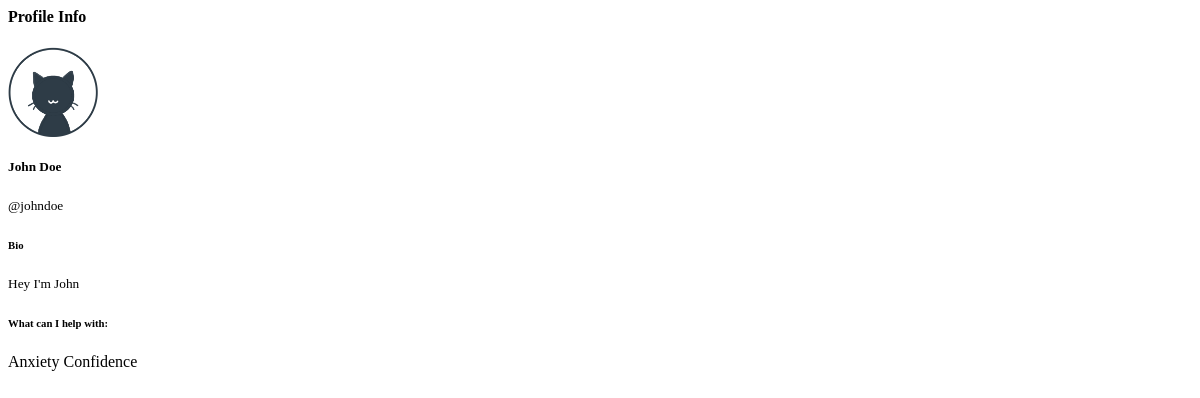
Before: /mentor-profile-info/ (signed in) with the older database file.
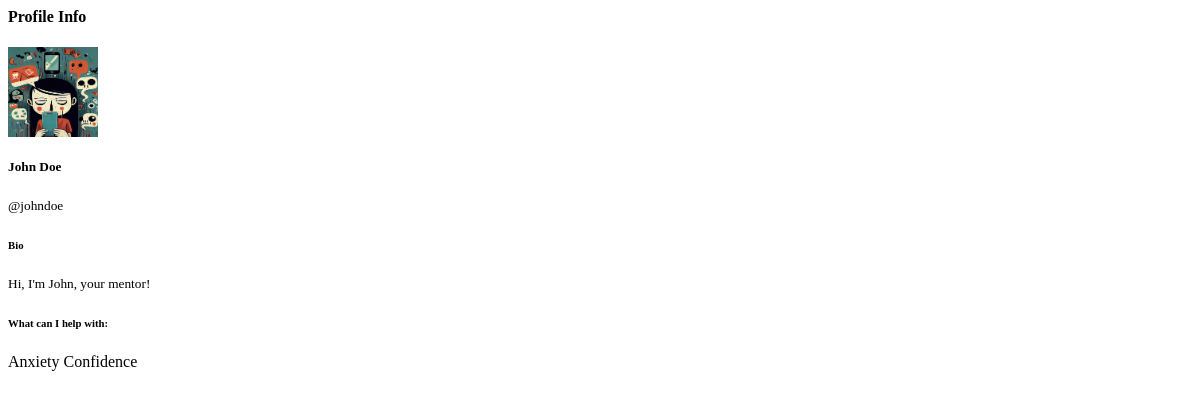
After: the same page with the newer database file.
### users/models.py (models this page shows, shortened)
class AppUser(AbstractUser):
    class Roles(models.TextChoices):
        USER = ('user', 'Regular')
        MENTOR = ('mentor', 'Mentor')
        MANAGER = ('manager', 'Manager')
        ADMIN = ('admin', 'Admin')
    role = models.CharField(max_length=50, choices=Roles.choices, default=Roles.USER)
    email_verified = models.BooleanField(default=False)
    created = models.DateTimeField(auto_now_add=True)
    updated = models.DateTimeField(auto_now=True)
    id = models.UUIDField(default=uuid4, unique=True, editable=False, primary_key=True)
    class Meta:
        ordering = ['-created']
        indexes = [
            models.Index(fields=['role'], name='appuser_role_idx'),
            models.Index(fields=['created'], name='appuser_created_idx'),
        ]
    @property
    def profile(self):
        if self.role == self.Roles.USER:
            try:
                return self.user_profile
            except UserProfile.DoesNotExist:
                return None
        elif self.role == self.Roles.MENTOR:
            try:
                return self.mentor_profile
            except MentorProfile.DoesNotExist:
                return None
        elif self.role == self.Roles.MANAGER:
            try:
                return self.manager_profile
            except ManagerProfile.DoesNotExist:
                return None
        return None

class BaseProfile(models.Model):
    user = models.OneToOneField(AppUser, on_delete=models.CASCADE, related_name='profile')
    image = models.ImageField(default=DEFAULT_IMAGE_PATH, upload_to=upload_to, blank=True)
    id = models.UUIDField(default=uuid4, unique=True, editable=False, primary_key=True)
    class Meta:
        abstract = True

class MentorProfile(BaseProfile):
    user = models.OneToOneField(AppUser, on_delete=models.CASCADE, related_name='mentor_profile')
    bio = models.TextField(null=True, blank=True)
    experience = models.TextField(null=True, blank=True)
    availability = models.CharField(max_length=50, null=True, blank=True)
    verified = models.BooleanField(default=False)
    @property
    def full_name(self):
        return f'{self.user.first_name} {self.user.last_name}'
    @property
    def username(self):
        return self.user.username
    @property
    def all_skills(self):
        return self.skills.all()

### mentors/views.py (the view)
# urls.py: path('mentor-profile-info/', views.mentor_profile_info, name='mentor_profile_info'),
@login_required(login_url='users:login')
def mentor_profile_info(request):
    mentor = request.user
    context = {
        'mentor': mentor,
    }
    return render(request, 'mentors/partials/mentor_profile_info.html', context)

### mentors/templates/mentors/partials/mentor_profile_info.html (shortened to what this page needs)
<div class="card mt-4 p-3 border-0 radius-md">
    <h4> Profile Info</h4>
    <div class="d-flex align-items-center mb-4">
        <img src="{{ mentor.profile.image.url }}" alt="Profile Picture"
             class="rounded-circle border border-2 border-primary shadow-sm img-fluid"
             style="width: 90px; height: 90px; object-fit: cover;">
        <div class="ms-3">
            <h5 class="mb-1 fw-semibold">{{ mentor.profile.full_name }}</h5>
            <small class="text-muted d-block">@{{ mentor.profile.username }}</small>
        </div>
    </div>
    {% if mentor.profile.bio %}
        <div class="mb-4">
            <h6 class="fw-medium text-dark mb-2">
                 Bio
            </h6>
            <p class="text-muted mb-0 fs-6"><small>{{ mentor.profile.bio }}</small></p>
        </div>
    {% endif %}
    {% if mentor.profile.skills %}
        <div>
            <h6 class="fw-medium text-dark mb-2">
                 What can I help with:
            </h6>
            <div class="d-flex flex-wrap gap-2">
                {% for skill in mentor.profile.all_skills %}
                    <span class="badge bg-primary light-pink bg-opacity-75 text-dark hover-grow-sm radius-md px-3 py-2">
                        {{ skill.name }}
                    </span>
                {% endfor %}
            </div>
        </div>
    {% endif %}
</div>

Changed rows visible on the page:
changed AppUser "johndoe": profile.image: a different picture; profile.bio "Hey I'm John" → "Hi, I'm John, your mentor!"
